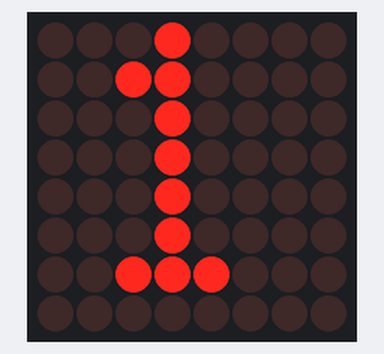
Simulated run of this sketch. Board: Arduino Mega 2560, built with avr-gcc and run on an emulated ATmega2560. Shown: 8×8 LED matrix.

Above: at 0.1 s.

The sketch:

Parola_HelloWorld.ino
```cpp
// Program to demonstrate the MD_Parola library
//
// Simplest program that does something useful - Hello World!
//
// MD_MAX72XX library can be found at https://github.com/MajicDesigns/MD_MAX72XX
//

#include <MD_Parola.h>
#include <MD_MAX72xx.h>
#include <SPI.h>

// Define the number of devices we have in the chain and the hardware interface
// NOTE: These pin numbers will probably not work with your hardware and may
// need to be adapted
#define HARDWARE_TYPE MD_MAX72XX::GENERIC_HW
#define MAX_DEVICES 1

#define CLK_PIN   18
#define DATA_PIN  23
#define CS_PIN    5


// Hardware SPI connection
MD_Parola P = MD_Parola(HARDWARE_TYPE, CS_PIN, MAX_DEVICES);
// Arbitrary output pins
// MD_Parola P = MD_Parola(HARDWARE_TYPE, DATA_PIN, CLK_PIN, CS_PIN, MAX_DEVICES);

void setup(void)
{
  P.begin();
}

void loop(void)
{
  if (P.displayAnimate())
    P.displayText("1", PA_CENTER, P.getSpeed(), 1000, PA_PRINT);
}
```
